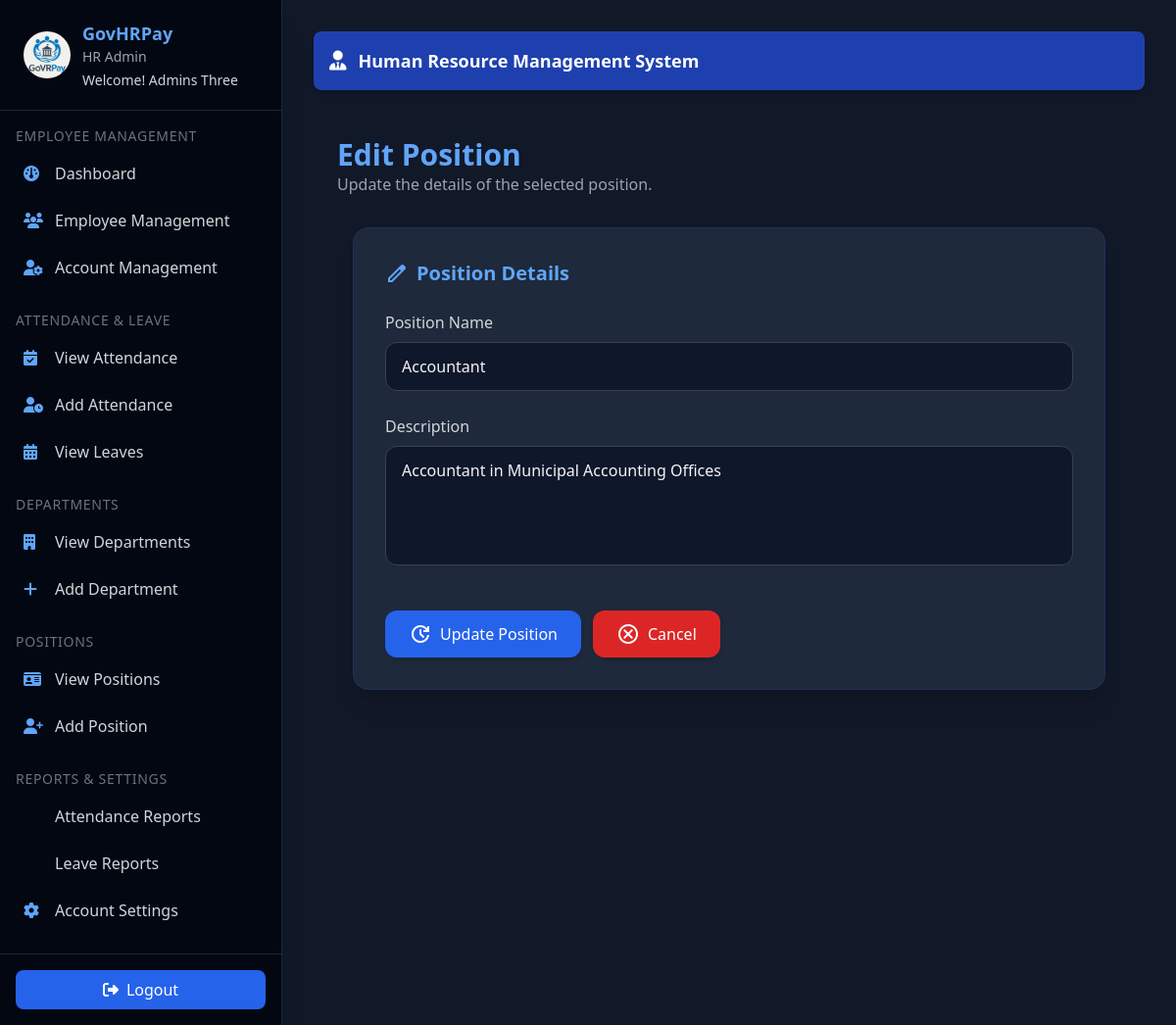
Screenshot of /hr/admin/position/21/edit (signed in) with the database file from the repository.
### hr_system/hr/models/user.py (models this page shows, shortened)
class User(UserMixin, db.Model):
    id = db.Column(db.Integer, primary_key=True)
    email = db.Column(db.String(150), unique=True, nullable=False)
    password = db.Column(db.String(150), nullable=False)
    first_name = db.Column(db.String(100), nullable=False)
    last_name = db.Column(db.String(100), nullable=False)
    role = db.Column(db.String(50), nullable=False, default="employee")
    department_id = db.Column(
        db.Integer, db.ForeignKey('department.id', name='fk_user_department_id')
    )
    position = db.Column(db.String(100))
    active = db.Column(db.Boolean, default=True)
    created_at = db.Column(db.DateTime, default=datetime.utcnow)
    last_login = db.Column(db.DateTime)
    managed_department = db.relationship(
        "Department",
        back_populates="head",
        uselist=False,
        foreign_keys="[Department.head_id]"
    )
    employee_profile = db.relationship(
        "Employee",
        back_populates="user",
        uselist=False
    )
    approved_leaves = db.relationship(
        "Leave",
        back_populates="approver",
        lazy=True,
        foreign_keys="[Leave.approved_by]"
    )
    department = db.relationship(
        "Department",
        backref="users",
        foreign_keys=[department_id]
    )
    def get_full_name(self):
        return f"{self.first_name} {self.last_name}"

### hr_system/hr/models/hr_models.py (models this page shows, shortened)
class Position(db.Model):
    __tablename__ = "position"
    id = db.Column(db.Integer, primary_key=True)
    name = db.Column(db.String(100), unique=True, nullable=False)
    description = db.Column(db.Text)
    department_id = db.Column(db.Integer, db.ForeignKey("department.id", name="fk_position_department_id"))
    department = db.relationship("Department", back_populates="positions", foreign_keys=[department_id])
    employees = db.relationship("Employee", back_populates="position", lazy=True)

### hr_system/hr/routes/hr_admin_routes.py (the view, shortened to what this page needs)
@hr_admin_bp.route("/position/<int:position_id>/edit", methods=["GET", "POST"])
@login_required
@admin_required
def edit_position(position_id):
    position = Position.query.get_or_404(position_id)
    departments = Department.query.all()
    return render_template(
        "hr/admin/edit_position.html",
        position=position,
        departments=departments
    )

### hr_system/hr/__init__.py (called while the page is built)
@login_manager.user_loader
def load_user(user_id):
    return User.query.get(int(user_id))

### hr_system/hr/utils.py (called while the page is built)
def admin_required(f):
    @wraps(f)
    def decorated_function(*args, **kwargs):
        if not current_user.is_authenticated or current_user.role != 'admin':
            return jsonify({'error': 'Admin access required'}), 403
        return f(*args, **kwargs)
    return decorated_function

### templates/hr/admin/edit_position.html (shortened to what this page needs)
{% extends 'hr/admin/admin_base.html' %}
{% block content %}
<main class="p-6 text-gray-100">
  <header class="mb-8">
    <h1 class="text-3xl font-bold text-blue-400">Edit Position</h1>
    <p class="text-gray-400">Update the details of the selected position.</p>
  </header>
  <div class="bg-[#1e293b] border border-blue-900/40 rounded-2xl shadow-xl p-8 w-full max-w-3xl mx-auto">
    <h2 class="text-xl font-semibold text-blue-400 mb-6 flex items-center gap-2">
      <span class="material-symbols-outlined text-blue-400">edit</span>
      Position Details
    </h2>
    <form
      id="editPositionForm"
      method="POST"
      action="{{ url_for('hr_admin.edit_position', position_id=position.id) }}"
      class="space-y-6"
    >
      <div>
        <label class="block text-gray-300 font-medium mb-2">Position Name</label>
        <input
          type="text"
          name="name"
          value="{{ position.name }}"
          placeholder="Enter position name"
          required
          class="w-full px-4 py-3 bg-[#0f172a] border border-gray-700 rounded-xl text-gray-100 focus:outline-none focus:ring-2 focus:ring-blue-500 transition"
        />
      </div>
      <div>
        <label class="block text-gray-300 font-medium mb-2">Description</label>
        <textarea
          name="description"
          rows="4"
          placeholder="Enter position description"
          class="w-full px-4 py-3 bg-[#0f172a] border border-gray-700 rounded-xl text-gray-100 focus:outline-none focus:ring-2 focus:ring-blue-500 transition resize-none"
        >{{ position.description }}</textarea>
      </div>
      <div class="pt-4 flex flex-wrap gap-3">
        <button
          type="submit"
          class="flex items-center gap-2 bg-blue-600 hover:bg-blue-700 text-white font-medium px-6 py-3 rounded-xl shadow-md hover:shadow-blue-500/30 transition"
        >
          <span class="material-symbols-outlined">update</span>
          Update Position
        </button>
        <a
          href="{{ url_for('hr_admin.view_positions') }}"
          class="flex items-center gap-2 bg-red-600 hover:bg-red-700 text-white font-medium px-6 py-3 rounded-xl shadow-md transition"
        >
          <span class="material-symbols-outlined">cancel</span>
          Cancel
        </a>
      </div>
    </form>
  </div>
</main>
{% endblock %}

### templates/hr/admin/admin_base.html (shortened to what this page needs)
<!DOCTYPE html>
<html lang="en">
  <head>
    <link
      rel="stylesheet"
      href="https://cdnjs.cloudflare.com/ajax/libs/font-awesome/6.5.1/css/all.min.css"
    />
    <script src="https://cdn.tailwindcss.com"></script>
  </head>
  <body class="bg-gray-900 text-gray-100 flex flex-col md:flex-row min-h-screen font-sans">
    <aside
      id="sidebar"
      class="bg-gray-950 text-white w-64 sm:w-72 flex-shrink-0 fixed md:static inset-y-0 left-0 transform -translate-x-full md:translate-x-0 transition-transform duration-300 z-30 flex flex-col justify-between border-r border-gray-800 shadow-xl"
    >
      <div class="overflow-y-auto flex-grow">
        <div class="flex items-center gap-3 px-6 py-5 border-b border-gray-800 sticky top-0 bg-gray-950 z-10">
          <img
            src="{{ url_for('hr_admin.static', filename='img/logo2.avif') }}"
            alt="Logo"
            class="w-12 h-12 rounded-full object-cover"
          />
          <div>
            <h2 class="text-lg font-semibold text-blue-400">GovHRPay</h2>
            <p class="text-sm text-gray-400">HR Admin</p>
            <p class="text-sm text-gray-300 mt-1">
              Welcome! <span class="font-medium">{{ current_user.get_full_name() }}</span>
            </p>
          </div>
        </div>
        <nav class="mt-4 px-4 text-gray-300">
          {% for section, links in {
            "Employee Management": [
              ("fa-gauge", "Dashboard", "hr_admin.hr_dashboard"),
              ("fa-users", "Employee Management", "hr_admin.view_employees"),
              ("fa-user-gear", "Account Management", "hr_admin.view_users")
            ],
            "Attendance & Leave": [
              ("fa-calendar-check", "View Attendance", "hr_admin.attendance"),
              ("fa-user-clock", "Add Attendance", "hr_admin.add_attendance"),
              ("fa-calendar-days", "View Leaves", "hr_admin.view_leaves")
            ],
            "Departments": [
              ("fa-building", "View Departments", "hr_admin.view_departments"),
              ("fa-plus", "Add Department", "hr_admin.add_department")
            ],
            "Positions": [
              ("fa-id-card", "View Positions", "hr_admin.view_positions"),
              ("fa-user-plus", "Add Position", "hr_admin.add_position")
            ],
            "Reports & Settings": [
              ("fa-file-chart-column", "Attendance Reports", "hr_admin.attendance_report"),
              ("fa-file-chart-line", "Leave Reports", "hr_admin.leave_report"),
              ("fa-gear", "Account Settings", "hr_admin.profile")
            ]
          }.items() %}
          <div class="mb-6">
            <h3 class="text-sm uppercase tracking-wider text-gray-500 mb-2">{{ section }}</h3>
            <ul class="space-y-2">
              {% for icon, text, url in links %}
              <li>
                <a href="{{ url_for(url) }}" class="flex items-center gap-3 p-2 rounded-lg hover:bg-blue-700/40 transition">
                  <i class="fa-solid {{ icon }} text-blue-400 w-5"></i> {{ text }}
                </a>
              </li>
              {% endfor %}
            </ul>
          </div>
        </nav>
      </div>
      <div class="p-4 border-t border-gray-800">
        <button
          id="logoutBtn"
          class="flex items-center gap-2 w-full justify-center py-2 rounded-lg bg-blue-600 hover:bg-blue-700 transition"
        >
          <i class="fa-solid fa-right-from-bracket"></i> Logout
        </button>
      </div>
    </aside>
    <main class="flex-1 p-4 sm:p-6 md:p-8 overflow-y-auto bg-gray-900">
      <div class="bg-blue-800 text-white rounded-lg p-4 mb-6 flex flex-wrap gap-3 items-center justify-between shadow-md sticky top-0 z-10 hidden md:flex">
        <div class="flex items-center gap-3">
          <i class="fa-solid fa-user-tie text-xl"></i>
          <h1 class="text-lg font-semibold">Human Resource Management System</h1>
        </div>
      </div>
      {% block content %}{% endblock %}
    </main>
  </body>
</html>

### rows the page displays
User: get_full_name "Admins Three"
Position: name "Accountant", description "Accountant in Municipal Accounting Offices"

### other values shown
{{ section }} "EMPLOYEE MANAGEMENT" "ATTENDANCE & LEAVE" "DEPARTMENTS" "POSITIONS" "REPORTS & SETTINGS"
{{ text }} "Dashboard" "Employee Management" "Account Management" "View Attendance" "Add Attendance" "View Leaves" "View Departments" "Add Department" "View Positions" "Add Position" "Attendance Reports" "Leave Reports" "Account Settings"
